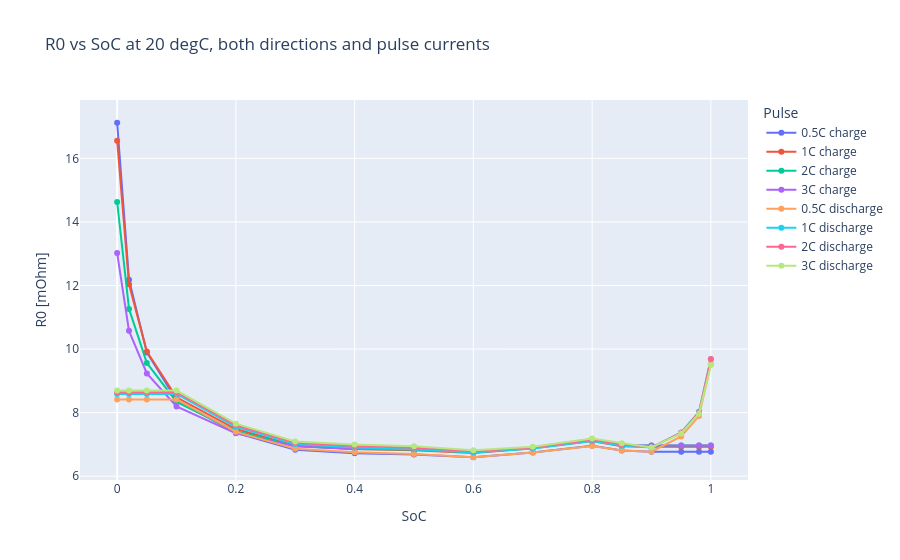

Notebook cell for this chart:
### Markdown cell above
Each direction and each C rate gets its own table. Comparing them shows the asymmetry between charge and discharge pulses and how the resistance shifts with current.

### Code cell
import numpy as np
import plotly.graph_objects as go

temp_index = int(np.argmin(np.abs(fresh.temp_grid_degC - 20.0)))  # 20 degC

fig = go.Figure()
for direction, rates in (
    ("charge", fresh.charge_c_rates),
    ("discharge", fresh.discharge_c_rates),
):
    for i, rate in enumerate(rates):
        fig.add_trace(
            go.Scatter(
                x=fresh.soc_grid,
                y=1000 * fresh.r0(direction)[:, temp_index, i],
                mode="lines+markers",
                name=f"{rate:g}C {direction}",
            )
        )
fig.update_layout(
    title="R0 vs SoC at 20 degC, both directions and pulse currents",
    xaxis_title="SoC",
    yaxis_title="R0 [mOhm]",
    legend_title="Pulse",
)
fig

### Figure 1 — Plotly figure (JSON) as saved in the notebook; plotly's stock layout.template omitted (floating-point values rounded to 4 significant figures)
{"data": [{"mode": "lines+markers", "name": "0.5C charge", "type": "scatter", "x": [0.0, 0.02, 0.05, 0.1, 0.2, 0.3, 0.4, 0.5, 0.6, 0.7, 0.8, 0.85, 0.9, 0.95, 0.98, 1.0], "y": [17.12, 12.18, 9.895, 8.389, 7.364, 6.828, 6.723, 6.678, 6.596, 6.745, 6.959, 6.811, 6.768, 6.768, 6.768, 6.768]}, {"mode": "lines+markers", "name": "1C charge", "type": "scatter", "x": [0.0, 0.02, 0.05, 0.1, 0.2, 0.3, 0.4, 0.5, 0.6, 0.7, 0.8, 0.85, 0.9, 0.95, 0.98, 1.0], "y": [16.55, 12.04, 9.922, 8.48, 7.484, 6.958, 6.853, 6.818, 6.729, 6.881, 7.105, 6.945, 6.922, 6.922, 6.922, 6.922]}, {"mode": "lines+markers", "name": "2C charge", "type": "scatter", "x": [0.0, 0.02, 0.05, 0.1, 0.2, 0.3, 0.4, 0.5, 0.6, 0.7, 0.8, 0.85, 0.9, 0.95, 0.98, 1.0], "y": [14.63, 11.26, 9.564, 8.339, 7.417, 6.952, 6.857, 6.842, 6.753, 6.891, 7.136, 6.964, 6.963, 6.963, 6.963, 6.963]}, {"mode": "lines+markers", "name": "3C charge", "type": "scatter", "x": [0.0, 0.02, 0.05, 0.1, 0.2, 0.3, 0.4, 0.5, 0.6, 0.7, 0.8, 0.85, 0.9, 0.95, 0.98, 1.0], "y": [13.02, 10.57, 9.231, 8.193, 7.347, 6.941, 6.859, 6.865, 6.778, 6.9, 7.165, 6.964, 6.963, 6.963, 6.963, 6.963]}, {"mode": "lines+markers", "name": "0.5C discharge", "type": "scatter", "x": [0.0, 0.02, 0.05, 0.1, 0.2, 0.3, 0.4, 0.5, 0.6, 0.7, 0.8, 0.85, 0.9, 0.95, 0.98, 1.0], "y": [8.415, 8.415, 8.415, 8.415, 7.394, 6.864, 6.756, 6.697, 6.595, 6.743, 6.951, 6.805, 6.768, 7.248, 7.892, 9.522]}, {"mode": "lines+markers", "name": "1C discharge", "type": "scatter", "x": [0.0, 0.02, 0.05, 0.1, 0.2, 0.3, 0.4, 0.5, 0.6, 0.7, 0.8, 0.85, 0.9, 0.95, 0.98, 1.0], "y": [8.587, 8.587, 8.587, 8.587, 7.554, 7.009, 6.903, 6.845, 6.741, 6.871, 7.108, 6.959, 6.901, 7.378, 8.024, 9.681]}, {"mode": "lines+markers", "name": "2C discharge", "type": "scatter", "x": [0.0, 0.02, 0.05, 0.1, 0.2, 0.3, 0.4, 0.5, 0.6, 0.7, 0.8, 0.85, 0.9, 0.95, 0.98, 1.0], "y": [8.643, 8.643, 8.643, 8.643, 7.603, 7.049, 6.95, 6.894, 6.781, 6.898, 7.147, 7.002, 6.908, 7.368, 8.004, 9.684]}, {"mode": "lines+markers", "name": "3C discharge", "type": "scatter", "x": [0.0, 0.02, 0.05, 0.1, 0.2, 0.3, 0.4, 0.5, 0.6, 0.7, 0.8, 0.85, 0.9, 0.95, 0.98, 1.0], "y": [8.694, 8.694, 8.694, 8.694, 7.653, 7.091, 7.0, 6.94, 6.819, 6.922, 7.184, 7.036, 6.905, 7.343, 7.967, 9.498]}], "layout": {"legend": {"title": {"text": "Pulse"}}, "title": {"text": "R0 vs SoC at 20 degC, both directions and pulse currents"}, "xaxis": {"title": {"text": "SoC"}}, "yaxis": {"title": {"text": "R0 [mOhm]"}}}}
